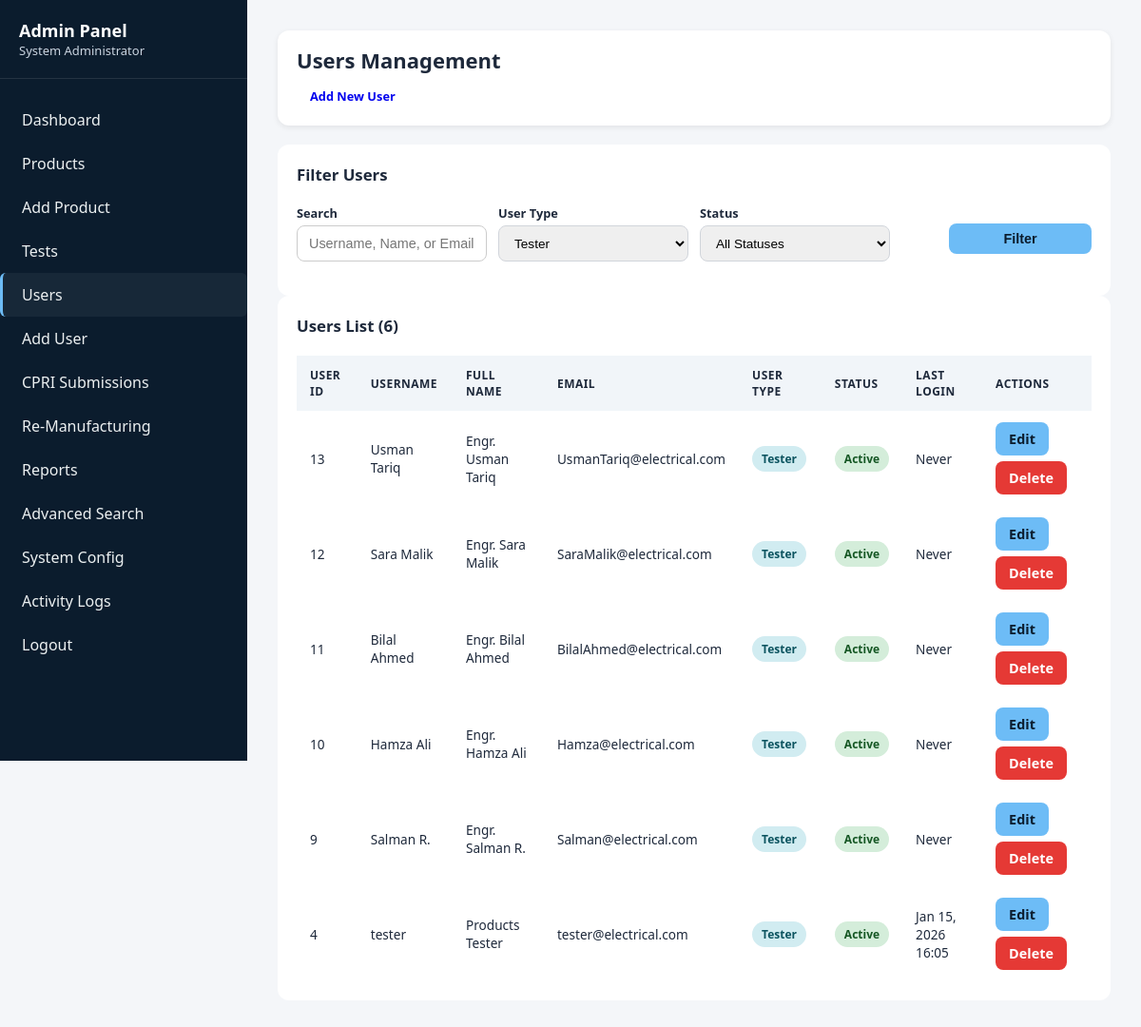
The app's page /backend/admin/users/list.php?type=Tester (signed in) with its own data.
### tables this page shows
CREATE TABLE `users` (
  `user_id` int(11) NOT NULL,
  `username` varchar(50) NOT NULL,
  `password` varchar(255) NOT NULL,
  `full_name` varchar(100) NOT NULL,
  `email` varchar(100) NOT NULL,
  `phone` varchar(15) DEFAULT NULL,
  `user_type` enum('Admin','Tester','Supervisor') NOT NULL,
  `is_active` tinyint(1) DEFAULT 1,
  `created_at` timestamp NOT NULL DEFAULT current_timestamp(),
  `last_login` timestamp NULL DEFAULT NULL
);

### backend/admin/users/list.php (the view, shortened to what this page needs)
<?php
require_once '../../config/database.php';
$type_filter = $_GET['type'] ?? '';
$status_filter = $_GET['status'] ?? '';
$search_term = $_GET['search'] ?? '';
$query = "SELECT * FROM users WHERE 1=1";
$params = [];
$types = [];
if ($status_filter !== '') {
    $query .= " AND is_active = ?";
    $params[] = $status_filter == 'active' ? 1 : 0;
    $types[] = 'i';
} else {
    $query .= " AND is_active = 1";
}
if (!empty($type_filter)) {
    $query .= " AND user_type = ?";
    $params[] = $type_filter;
    $types[] = 's';
}
$query .= " ORDER BY created_at DESC";
$stmt = $conn->prepare($query);
if (!empty($params)) {
    $stmt->bind_param(implode('', $types), ...$params);
}
$stmt->execute();
$users = $stmt->get_result()->fetch_all(MYSQLI_ASSOC);
?>
<!DOCTYPE html>
<html lang="en">
<head>
    <link rel="stylesheet" href="../../supervisor/public/style.css">
</head>
<body>
    <div class="dashboard-container">
        <aside class="sidebar">
            <div class="sidebar-header">
                <h2>Admin Panel</h2>
                <p><?php echo htmlspecialchars($_SESSION['full_name']); ?></p>
            </div>
            <ul class="sidebar-menu">
                <li><a href="../index.php">Dashboard</a></li>
                <li><a href="../products/list.php">Products</a></li>
                <li><a href="../products/add.php">Add Product</a></li>
                <li><a href="../tests/list.php">Tests</a></li>
                <li><a href="list.php" class="active">Users</a></li>
                <li><a href="add.php">Add User</a></li>
                <li><a href="../cpri/list.php">CPRI Submissions</a></li>
                <li><a href="../remanufacturing/list.php">Re-Manufacturing</a></li>
                <li><a href="../reports/index.php">Reports</a></li>
                <li><a href="../search.php">Advanced Search</a></li>
                <li><a href="../config.php">System Config</a></li>
                <li><a href="../logs.php">Activity Logs</a></li>
                <li><a href="../../logout.php">Logout</a></li>
            </ul>
        </aside>
        <main class="main-content">
            <div class="top-bar">
                <h1>Users Management</h1>
                <a href="add.php" class="btn btn-success">Add New User</a>
            </div>
            <div class="content-section">
                <h2 style="margin-bottom: 20px;">Filter Users</h2>
                <form method="GET" action="">
                    <div class="filters">
                        <div class="filter-group">
                            <label>Search</label>
                            <input type="text" name="search" value="<?php echo htmlspecialchars($search_term); ?>" placeholder="Username, Name, or Email">
                        </div>
                        <div class="filter-group">
                            <label>User Type</label>
                            <select name="type">
                                <option value="Tester" <?php echo $type_filter == 'Tester' ? 'selected' : ''; ?>>Tester</option>
                            </select>
                        </div>
                        <div class="filter-group">
                            <label>Status</label>
                            <select name="status">
                                <option value="">All Statuses</option>
                            </select>
                        </div>
                        <div class="filter-group" style="display: flex; align-items: flex-end;">
                            <button type="submit" class="btn btn-primary" style="width: 100%;">Filter</button>
                        </div>
                    </div>
                </form>
            </div>
            <div class="content-section">
                <h2 style="margin-bottom: 20px;">Users List (<?php echo count($users); ?>)</h2>
                <div class="table-responsive">
                    <?php if (count($users) > 0): ?>
                    <table>
                        <thead>
                            <tr>
                                <th>User ID</th>
                                <th>Username</th>
                                <th>Full Name</th>
                                <th>Email</th>
                                <th>User Type</th>
                                <th>Status</th>
                                <th>Last Login</th>
                                <th>Actions</th>
                            </tr>
                        </thead>
                        <tbody>
                            <?php foreach ($users as $user): ?>
                            <tr>
                                <td><?php echo $user['user_id']; ?></td>
                                <td><?php echo htmlspecialchars($user['username']); ?></td>
                                <td><?php echo htmlspecialchars($user['full_name']); ?></td>
                                <td><?php echo htmlspecialchars($user['email']); ?></td>
                                <td>
                                    <span class="badge badge-info"><?php echo $user['user_type']; ?></span>
                                </td>
                                <td>
                                    <?php if ($user['is_active']): ?>
                                    <span class="badge badge-success">Active</span>
                                    <?php else: ?>
                                    <span class="badge badge-danger">Inactive</span>
                                    <?php endif; ?>
                                </td>
                                <td><?php echo $user['last_login'] ? date('M d, Y H:i', strtotime($user['last_login'])) : 'Never'; ?></td>
                                <td>
                                    <div class="action-btns">
                                        <a href="edit.php?id=<?php echo $user['user_id']; ?>" class="btn btn-sm btn-primary">Edit</a>
                                        <?php if ($user['user_id'] != $_SESSION['user_id']): ?>
                                        <a href="list.php?delete=<?php echo $user['user_id']; ?>"
                                           class="btn btn-sm btn-danger"
                                           class="confirm-delete" data-msg="Are you sure you want to delete this user?">Delete</a>
                                        <?php endif; ?>
                                    </div>
                                </td>
                            </tr>
                            <?php endforeach; ?>
                        </tbody>
                    </table>
                    <?php else: ?>
                    <p style="text-align: center; padding: 40px; color: #7f8c8d;">No users found.</p>
                    <?php endif; ?>
                </div>
            </div>
        </main>
    </div>
</body>
</html>

### backend/admin/users/list.php (style rules this page uses)
.filters { display: flex; flex-wrap: wrap; gap: 12px; align-items: flex-end; margin-bottom: 16px; }
.filter-group { display: flex; flex-direction: column; flex: 1 1 200px; min-width: 0; }
.filter-group label { font-size: 0.8rem; font-weight: 600; margin-bottom: 4px; color: var(--text); }
.filter-group input, .filter-group select { width: 100%; padding: 8px 12px; border-radius: 8px; border: 1px solid #d1d5db; font-size: 0.85rem; box-sizing: border-box; }
.filter-group button { background: var(--accent); color: var(--navy); border: none; border-radius: 8px; padding: 8px 14px; font-weight: 600; font-size: 0.85rem; cursor: pointer; transition: 0.3s; margin-top: 0; }
.table-responsive { overflow-x: auto; margin-top: 16px; }
table { width: 100%; border-collapse: collapse; min-width: 700px; }
table th, table td { padding: 10px 12px; font-size: 0.85rem; text-align: left; vertical-align: middle; }
table th { background: #f1f5f9; text-transform: uppercase; font-size: 0.75rem; letter-spacing: 0.03em; }
.badge { display: inline-block; padding: 5px 10px; border-radius: 14px; font-size: 0.75rem; font-weight: 600; white-space: nowrap; }
.badge-success { background: var(--success); color: var(--success-text); }
.badge-info { background: var(--info); color: var(--info-text); }
.action-btns { display: flex; flex-wrap: wrap; gap: 6px; }
.action-btns a { padding: 6px 12px; border-radius: 6px; font-size: 0.75rem; font-weight: 600; text-decoration: none; display: inline-block; text-align: center; transition: 0.3s; }
.action-btns a.btn-primary { background: var(--accent); color: var(--navy); }
.action-btns a.btn-danger { background: #e53935; color: #fff; }

### records on screen
users: user_id "13", username "Usman Tariq", full_name "Engr. Usman Tariq", email "UsmanTariq@electrical.com", user_type "Tester", is_active "Active", shows "Never"
users: user_id "12", username "Sara Malik", full_name "Engr. Sara Malik", email "SaraMalik@electrical.com", user_type "Tester", is_active "Active", shows "Never"
users: user_id "11", username "Bilal Ahmed", full_name "Engr. Bilal Ahmed", email "BilalAhmed@electrical.com", user_type "Tester", is_active "Active", shows "Never"
users: user_id "10", username "Hamza Ali", full_name "Engr. Hamza Ali", email "Hamza@electrical.com", user_type "Tester", is_active "Active", shows "Never"
users: user_id "9", username "Salman R.", full_name "Engr. Salman R.", email "Salman@electrical.com", user_type "Tester", is_active "Active", shows "Never"
users: user_id "4", username "tester", full_name "Products Tester", email "tester@electrical.com", user_type "Tester", is_active "Active", last_login "Jan 15, 2026 16:05"

### other values on screen
$_SESSION['full_name'] "System Administrator"
count($users) "6"
